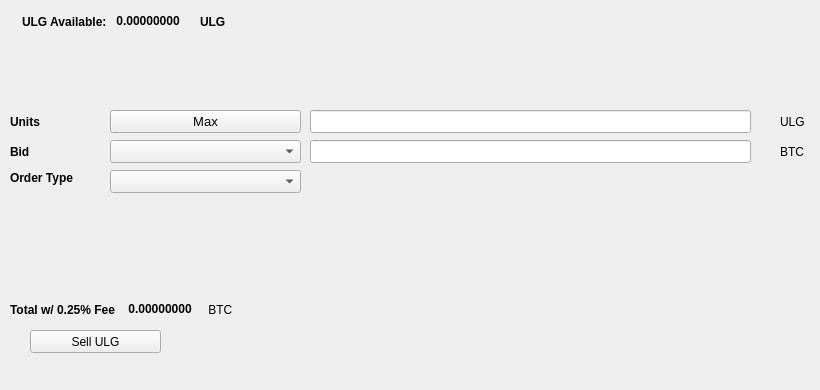
   <widget class="QWidget" name="SellTab">
    <attribute name="title">
     <string>Sell</string>
    </attribute>
    <widget class="QLabel" name="label_16">
     <property name="geometry">
      <rect>
       <x>780</x>
       <y>140</y>
       <width>31</width>
       <height>23</height>
      </rect>
     </property>
     <property name="text">
      <string>BTC</string>
     </property>
    </widget>
    <widget class="QComboBox" name="SellBidcomboBox">
     <property name="geometry">
      <rect>
       <x>110</x>
       <y>140</y>
       <width>191</width>
       <height>23</height>
      </rect>
     </property>
     <property name="font">
      <font>
       <pointsize>10</pointsize>
      </font>
     </property>
    </widget>
    <widget class="QLabel" name="label_18">
     <property name="geometry">
      <rect>
       <x>10</x>
       <y>110</y>
       <width>46</width>
       <height>23</height>
      </rect>
     </property>
     <property name="font">
      <font>
       <weight>75</weight>
       <bold>true</bold>
      </font>
     </property>
     <property name="text">
      <string>Units</string>
     </property>
    </widget>
    <widget class="QPushButton" name="Sell_Max_Amount">
     <property name="geometry">
      <rect>
       <x>110</x>
       <y>110</y>
       <width>191</width>
       <height>23</height>
      </rect>
     </property>
     <property name="font">
      <font>
       <pointsize>10</pointsize>
      </font>
     </property>
     <property name="text">
      <string>Max</string>
     </property>
    </widget>
    <widget class="QLabel" name="label_20">
     <property name="geometry">
      <rect>
       <x>10</x>
       <y>170</y>
       <width>91</width>
       <height>16</height>
      </rect>
     </property>
     <property name="font">
      <font>
       <weight>75</weight>
       <bold>true</bold>
      </font>
     </property>
     <property name="text">
      <string>Order Type</string>
     </property>
    </widget>
    <widget class="QComboBox" name="SellOrdertypeCombo">
     <property name="geometry">
      <rect>
       <x>110</x>
       <y>170</y>
       <width>191</width>
       <height>23</height>
      </rect>
     </property>
     <property name="font">
      <font>
       <pointsize>10</pointsize>
      </font>
     </property>
    </widget>
    <widget class="QLabel" name="label_21">
     <property name="geometry">
      <rect>
       <x>10</x>
       <y>140</y>
       <width>46</width>
       <height>23</height>
      </rect>
     </property>
     <property name="font">
      <font>
       <weight>75</weight>
       <bold>true</bold>
      </font>
     </property>
     <property name="text">
      <string>Bid</string>
     </property>
    </widget>
    <widget class="QLabel" name="label_22">
     <property name="geometry">
      <rect>
       <x>780</x>
       <y>110</y>
       <width>31</width>
       <height>23</height>
      </rect>
     </property>
     <property name="text">
      <string>ULG</string>
     </property>
    </widget>
    <widget class="QLineEdit" name="UnitsInputULG">
     <property name="geometry">
      <rect>
       <x>310</x>
       <y>110</y>
       <width>441</width>
       <height>23</height>
      </rect>
     </property>
     <property name="font">
      <font>
       <pointsize>9</pointsize>
       <weight>75</weight>
       <bold>true</bold>
      </font>
     </property>
    </widget>
    <widget class="QLineEdit" name="SellBidPriceEdit">
     <property name="geometry">
      <rect>
       <x>310</x>
       <y>140</y>
       <width>441</width>
       <height>23</height>
      </rect>
     </property>
     <property name="font">
      <font>
       <pointsize>9</pointsize>
       <weight>75</weight>
       <bold>true</bold>
      </font>
     </property>
    </widget>
    <widget class="QPushButton" name="SellULGBTN">
     <property name="geometry">
      <rect>
       <x>30</x>
       <y>330</y>
       <width>131</width>
       <height>23</height>
      </rect>
     </property>
     <property name="text">
      <string>Sell ULG</string>
     </property>
     <property name="icon">
      <iconset resource="../ultragate">
       <normaloff>:/icons/bitcoin</normaloff>:/icons/bitcoin</iconset>
     </property>
    </widget>
    <widget class="QWidget" name="layoutWidget3">
     <property name="geometry">
      <rect>
       <x>22</x>
       <y>12</y>
       <width>258</width>
       <height>19</height>
      </rect>
     </property>
     <layout class="QHBoxLayout" name="horizontalLayout">
      <item>
       <widget class="QLabel" name="label232_2">
        <property name="font">
         <font>
          <weight>75</weight>
          <bold>true</bold>
         </font>
        </property>
        <property name="text">
         <string>ULG Available:</string>
        </property>
       </widget>
      </item>
      <item>
       <widget class="QLabel" name="ULGAvailableLabel">
        <property name="palette">
         <palette>
          <active>
           <colorrole role="WindowText">
            <brush brushstyle="SolidPattern">
             <color alpha="255">
              <red>0</red>
              <green>0</green>
              <blue>0</blue>
             </color>
            </brush>
           </colorrole>
           <colorrole role="Button">
            <brush brushstyle="SolidPattern">
             <color alpha="255">
              <red>0</red>
              <green>170</green>
              <blue>0</blue>
             </color>
            </brush>
           </colorrole>
           <colorrole role="Light">
            <brush brushstyle="SolidPattern">
             <color alpha="255">
              <red>0</red>
              <green>255</green>
              <blue>0</blue>
             </color>
            </brush>
           </colorrole>
           <colorrole role="Midlight">
            <brush brushstyle="SolidPattern">
             <color alpha="255">
              <red>0</red>
              <green>212</green>
              <blue>0</blue>
             </color>
            </brush>
           </colorrole>
           <colorrole role="Dark">
            <brush brushstyle="SolidPattern">
             <color alpha="255">
              <red>0</red>
              <green>85</green>
              <blue>0</blue>
             </color>
            </brush>
           </colorrole>
           <colorrole role="Mid">
            <brush brushstyle="SolidPattern">
             <color alpha="255">
              <red>0</red>
              <green>113</green>
              <blue>0</blue>
             </color>
            </brush>
           </colorrole>
           <colorrole role="Text">
            <brush brushstyle="SolidPattern">
             <color alpha="255">
              <red>0</red>
              <green>170</green>
              <blue>0</blue>
             </color>
            </brush>
           </colorrole>
           <colorrole role="BrightText">
            <brush brushstyle="SolidPattern">
             <color alpha="255">
              <red>255</red>
              <green>255</green>
              <blue>255</blue>
             </color>
            </brush>
           </colorrole>
           <colorrole role="ButtonText">
            <brush brushstyle="SolidPattern">
             <color alpha="255">
              <red>0</red>
              <green>0</green>
              <blue>0</blue>
             </color>
            </brush>
           </colorrole>
           <colorrole role="Base">
            <brush brushstyle="SolidPattern">
             <color alpha="255">
              <red>255</red>
              <green>255</green>
              <blue>255</blue>
             </color>
            </brush>
           </colorrole>
           <colorrole role="Window">
            <brush brushstyle="SolidPattern">
             <color alpha="255">
              <red>0</red>
              <green>170</green>
              <blue>0</blue>
             </color>
            </brush>
           </colorrole>
           <colorrole role="Shadow">
            <brush brushstyle="SolidPattern">
             <color alpha="255">
              <red>0</red>
              <green>0</green>
              <blue>0</blue>
             </color>
            </brush>
           </colorrole>
           <colorrole role="AlternateBase">
            <brush brushstyle="SolidPattern">
             <color alpha="255">
              <red>127</red>
              <green>212</green>
              <blue>127</blue>
             </color>
            </brush>
           </colorrole>
           <colorrole role="ToolTipBase">
            <brush brushstyle="SolidPattern">
             <color alpha="255">
              <red>255</red>
              <green>255</green>
              <blue>220</blue>
             </color>
            </brush>
           </colorrole>
           <colorrole role="ToolTipText">
            <brush brushstyle="SolidPattern">
             <color alpha="255">
              <red>0</red>
              <green>0</green>
              <blue>0</blue>
             </color>
            </brush>
           </colorrole>
          </active>
          <inactive>
           <colorrole role="WindowText">
            <brush brushstyle="SolidPattern">
             <color alpha="255">
              <red>0</red>
              <green>0</green>
              <blue>0</blue>
             </color>
            </brush>
           </colorrole>
           <colorrole role="Button">
            <brush brushstyle="SolidPattern">
             <color alpha="255">
              <red>0</red>
              <green>170</green>
              <blue>0</blue>
             </color>
            </brush>
           </colorrole>
           <colorrole role="Light">
            <brush brushstyle="SolidPattern">
             <color alpha="255">
              <red>0</red>
              <green>255</green>
              <blue>0</blue>
             </color>
            </brush>
           </colorrole>
           <colorrole role="Midlight">
            <brush brushstyle="SolidPattern">
             <color alpha="255">
              <red>0</red>
              <green>212</green>
              <blue>0</blue>
             </color>
            </brush>
           </colorrole>
           <colorrole role="Dark">
            <brush brushstyle="SolidPattern">
             <color alpha="255">
              <red>0</red>
              <green>85</green>
              <blue>0</blue>
             </color>
            </brush>
           </colorrole>
           <colorrole role="Mid">
            <brush brushstyle="SolidPattern">
             <color alpha="255">
              <red>0</red>
              <green>113</green>
              <blue>0</blue>
             </color>
            </brush>
           </colorrole>
           <colorrole role="Text">
            <brush brushstyle="SolidPattern">
             <color alpha="255">
              <red>0</red>
              <green>170</green>
              <blue>0</blue>
             </color>
            </brush>
           </colorrole>
           <colorrole role="BrightText">
            <brush brushstyle="SolidPattern">
             <color alpha="255">
              <red>255</red>
              <green>255</green>
              <blue>255</blue>
             </color>
            </brush>
           </colorrole>
           <colorrole role="ButtonText">
            <brush brushstyle="SolidPattern">
             <color alpha="255">
              <red>0</red>
              <green>0</green>
              <blue>0</blue>
             </color>
            </brush>
           </colorrole>
           <colorrole role="Base">
            <brush brushstyle="SolidPattern">
             <color alpha="255">
              <red>255</red>
              <green>255</green>
              <blue>255</blue>
             </color>
            </brush>
           </colorrole>
           <colorrole role="Window">
            <brush brushstyle="SolidPattern">
             <color alpha="255">
              <red>0</red>
              <green>170</green>
              <blue>0</blue>
             </color>
            </brush>
           </colorrole>
           <colorrole role="Shadow">
            <brush brushstyle="SolidPattern">
             <color alpha="255">
              <red>0</red>
              <green>0</green>
              <blue>0</blue>
             </color>
            </brush>
           </colorrole>
           <colorrole role="AlternateBase">
            <brush brushstyle="SolidPattern">
             <color alpha="255">
              <red>127</red>
              <green>212</green>
              <blue>127</blue>
             </color>
            </brush>
           </colorrole>
           <colorrole role="ToolTipBase">
            <brush brushstyle="SolidPattern">
             <color alpha="255">
              <red>255</red>
              <green>255</green>
              <blue>220</blue>
             </color>
            </brush>
           </colorrole>
           <colorrole role="ToolTipText">
            <brush brushstyle="SolidPattern">
             <color alpha="255">
              <red>0</red>
              <green>0</green>
              <blue>0</blue>
             </color>
            </brush>
           </colorrole>
          </inactive>
          <disabled>
           <colorrole role="WindowText">
            <brush brushstyle="SolidPattern">
             <color alpha="255">
              <red>0</red>
              <green>85</green>
              <blue>0</blue>
             </color>
            </brush>
           </colorrole>
           <colorrole role="Button">
            <brush brushstyle="SolidPattern">
             <color alpha="255">
              <red>0</red>
              <green>170</green>
              <blue>0</blue>
             </color>
            </brush>
           </colorrole>
           <colorrole role="Light">
            <brush brushstyle="SolidPattern">
             <color alpha="255">
              <red>0</red>
              <green>255</green>
              <blue>0</blue>
             </color>
            </brush>
           </colorrole>
           <colorrole role="Midlight">
            <brush brushstyle="SolidPattern">
             <color alpha="255">
              <red>0</red>
              <green>212</green>
              <blue>0</blue>
             </color>
            </brush>
           </colorrole>
           <colorrole role="Dark">
            <brush brushstyle="SolidPattern">
             <color alpha="255">
              <red>0</red>
              <green>85</green>
              <blue>0</blue>
             </color>
            </brush>
           </colorrole>
           <colorrole role="Mid">
            <brush brushstyle="SolidPattern">
             <color alpha="255">
              <red>0</red>
              <green>113</green>
              <blue>0</blue>
             </color>
            </brush>
           </colorrole>
           <colorrole role="Text">
            <brush brushstyle="SolidPattern">
             <color alpha="255">
              <red>0</red>
              <green>85</green>
              <blue>0</blue>
             </color>
            </brush>
           </colorrole>
           <colorrole role="BrightText">
            <brush brushstyle="SolidPattern">
             <color alpha="255">
              <red>255</red>
              <green>255</green>
              <blue>255</blue>
             </color>
            </brush>
           </colorrole>
           <colorrole role="ButtonText">
            <brush brushstyle="SolidPattern">
             <color alpha="255">
              <red>0</red>
              <green>85</green>
              <blue>0</blue>
             </color>
            </brush>
           </colorrole>
           <colorrole role="Base">
            <brush brushstyle="SolidPattern">
             <color alpha="255">
              <red>0</red>
              <green>170</green>
              <blue>0</blue>
             </color>
            </brush>
           </colorrole>
           <colorrole role="Window">
            <brush brushstyle="SolidPattern">
             <color alpha="255">
              <red>0</red>
              <green>170</green>
              <blue>0</blue>
             </color>
            </brush>
           </colorrole>
           <colorrole role="Shadow">
            <brush brushstyle="SolidPattern">
             <color alpha="255">
              <red>0</red>
              <green>0</green>
              <blue>0</blue>
             </color>
            </brush>
           </colorrole>
           <colorrole role="AlternateBase">
            <brush brushstyle="SolidPattern">
             <color alpha="255">
              <red>0</red>
              <green>170</green>
              <blue>0</blue>
             </color>
            </brush>
           </colorrole>
           <colorrole role="ToolTipBase">
            <brush brushstyle="SolidPattern">
             <color alpha="255">
              <red>255</red>
              <green>255</green>
              <blue>220</blue>
             </color>
            </brush>
           </colorrole>
           <colorrole role="ToolTipText">
            <brush brushstyle="SolidPattern">
             <color alpha="255">
              <red>0</red>
              <green>0</green>
              <blue>0</blue>
             </color>
            </brush>
           </colorrole>
          </disabled>
         </palette>
        </property>
        <property name="font">
         <font>
          <weight>75</weight>
          <bold>true</bold>
         </font>
        </property>
        <property name="text">
         <string> 0.00000000 </string>
        </property>
        <property name="textInteractionFlags">
         <set>Qt::LinksAccessibleByMouse|Qt::TextSelectableByKeyboard|Qt::TextSelectableByMouse</set>
        </property>
       </widget>
      </item>
      <item>
       <widget class="QLabel" name="labelULG">
        <property name="font">
         <font>
          <weight>75</weight>
          <bold>true</bold>
         </font>
        </property>
        <property name="text">
         <string>ULG</string>
        </property>
       </widget>
      </item>
     </layout>
    </widget>
    <widget class="QWidget" name="layoutWidget">
     <property name="geometry">
      <rect>
       <x>10</x>
       <y>300</y>
       <width>268</width>
       <height>19</height>
      </rect>
     </property>
     <layout class="QHBoxLayout" name="horizontalLayout_2">
      <item>
       <widget class="QLabel" name="label_19">
        <property name="font">
         <font>
          <weight>75</weight>
          <bold>true</bold>
         </font>
        </property>
        <property name="text">
         <string>Total w/ 0.25% Fee </string>
        </property>
       </widget>
      </item>
      <item>
       <widget class="QLabel" name="SellCostLabel">
        <property name="palette">
         <palette>
          <active>
           <colorrole role="WindowText">
            <brush brushstyle="SolidPattern">
             <color alpha="255">
              <red>0</red>
              <green>0</green>
              <blue>0</blue>
             </color>
            </brush>
           </colorrole>
           <colorrole role="Button">
            <brush brushstyle="SolidPattern">
             <color alpha="255">
              <red>0</red>
              <green>170</green>
              <blue>0</blue>
             </color>
            </brush>
           </colorrole>
           <colorrole role="Light">
            <brush brushstyle="SolidPattern">
             <color alpha="255">
              <red>0</red>
              <green>255</green>
              <blue>0</blue>
             </color>
            </brush>
           </colorrole>
           <colorrole role="Midlight">
            <brush brushstyle="SolidPattern">
             <color alpha="255">
              <red>0</red>
              <green>212</green>
              <blue>0</blue>
             </color>
            </brush>
           </colorrole>
           <colorrole role="Dark">
            <brush brushstyle="SolidPattern">
             <color alpha="255">
              <red>0</red>
              <green>85</green>
              <blue>0</blue>
             </color>
            </brush>
           </colorrole>
           <colorrole role="Mid">
            <brush brushstyle="SolidPattern">
             <color alpha="255">
              <red>0</red>
              <green>113</green>
              <blue>0</blue>
             </color>
            </brush>
           </colorrole>
           <colorrole role="Text">
            <brush brushstyle="SolidPattern">
             <color alpha="255">
              <red>0</red>
              <green>170</green>
              <blue>0</blue>
             </color>
            </brush>
           </colorrole>
           <colorrole role="BrightText">
            <brush brushstyle="SolidPattern">
             <color alpha="255">
              <red>255</red>
              <green>255</green>
              <blue>255</blue>
             </color>
            </brush>
           </colorrole>
           <colorrole role="ButtonText">
            <brush brushstyle="SolidPattern">
             <color alpha="255">
              <red>0</red>
              <green>0</green>
              <blue>0</blue>
             </color>
            </brush>
           </colorrole>
           <colorrole role="Base">
            <brush brushstyle="SolidPattern">
             <color alpha="255">
              <red>255</red>
              <green>255</green>
              <blue>255</blue>
             </color>
            </brush>
           </colorrole>
           <colorrole role="Window">
            <brush brushstyle="SolidPattern">
             <color alpha="255">
              <red>0</red>
              <green>170</green>
              <blue>0</blue>
             </color>
            </brush>
           </colorrole>
           <colorrole role="Shadow">
            <brush brushstyle="SolidPattern">
             <color alpha="255">
              <red>0</red>
              <green>0</green>
              <blue>0</blue>
             </color>
            </brush>
           </colorrole>
           <colorrole role="AlternateBase">
            <brush brushstyle="SolidPattern">
             <color alpha="255">
              <red>127</red>
              <green>212</green>
              <blue>127</blue>
             </color>
            </brush>
           </colorrole>
           <colorrole role="ToolTipBase">
            <brush brushstyle="SolidPattern">
             <color alpha="255">
              <red>255</red>
              <green>255</green>
              <blue>220</blue>
             </color>
            </brush>
           </colorrole>
           <colorrole role="ToolTipText">
            <brush brushstyle="SolidPattern">
             <color alpha="255">
              <red>0</red>
              <green>0</green>
              <blue>0</blue>
             </color>
            </brush>
           </colorrole>
          </active>
          <inactive>
           <colorrole role="WindowText">
            <brush brushstyle="SolidPattern">
             <color alpha="255">
              <red>0</red>
              <green>0</green>
              <blue>0</blue>
             </color>
            </brush>
           </colorrole>
           <colorrole role="Button">
            <brush brushstyle="SolidPattern">
             <color alpha="255">
              <red>0</red>
              <green>170</green>
              <blue>0</blue>
             </color>
            </brush>
           </colorrole>
           <colorrole role="Light">
            <brush brushstyle="SolidPattern">
             <color alpha="255">
              <red>0</red>
              <green>255</green>
              <blue>0</blue>
             </color>
            </brush>
           </colorrole>
           <colorrole role="Midlight">
            <brush brushstyle="SolidPattern">
             <color alpha="255">
              <red>0</red>
              <green>212</green>
              <blue>0</blue>
             </color>
            </brush>
           </colorrole>
           <colorrole role="Dark">
            <brush brushstyle="SolidPattern">
             <color alpha="255">
              <red>0</red>
              <green>85</green>
              <blue>0</blue>
             </color>
            </brush>
           </colorrole>
           <colorrole role="Mid">
            <brush brushstyle="SolidPattern">
             <color alpha="255">
              <red>0</red>
              <green>113</green>
              <blue>0</blue>
             </color>
            </brush>
           </colorrole>
           <colorrole role="Text">
            <brush brushstyle="SolidPattern">
             <color alpha="255">
              <red>0</red>
              <green>170</green>
              <blue>0</blue>
             </color>
            </brush>
           </colorrole>
           <colorrole role="BrightText">
            <brush brushstyle="SolidPattern">
             <color alpha="255">
              <red>255</red>
              <green>255</green>
              <blue>255</blue>
             </color>
            </brush>
           </colorrole>
           <colorrole role="ButtonText">
            <brush brushstyle="SolidPattern">
             <color alpha="255">
              <red>0</red>
              <green>0</green>
              <blue>0</blue>
             </color>
            </brush>
           </colorrole>
           <colorrole role="Base">
            <brush brushstyle="SolidPattern">
             <color alpha="255">
              <red>255</red>
              <green>255</green>
              <blue>255</blue>
             </color>
            </brush>
           </colorrole>
           <colorrole role="Window">
            <brush brushstyle="SolidPattern">
             <color alpha="255">
              <red>0</red>
              <green>170</green>
              <blue>0</blue>
             </color>
            </brush>
           </colorrole>
           <colorrole role="Shadow">
            <brush brushstyle="SolidPattern">
             <color alpha="255">
              <red>0</red>
              <green>0</green>
              <blue>0</blue>
             </color>
            </brush>
           </colorrole>
           <colorrole role="AlternateBase">
            <brush brushstyle="SolidPattern">
             <color alpha="255">
              <red>127</red>
              <green>212</green>
              <blue>127</blue>
             </color>
            </brush>
           </colorrole>
           <colorrole role="ToolTipBase">
            <brush brushstyle="SolidPattern">
             <color alpha="255">
              <red>255</red>
              <green>255</green>
              <blue>220</blue>
             </color>
            </brush>
           </colorrole>
           <colorrole role="ToolTipText">
            <brush brushstyle="SolidPattern">
             <color alpha="255">
              <red>0</red>
              <green>0</green>
              <blue>0</blue>
             </color>
            </brush>
           </colorrole>
          </inactive>
          <disabled>
           <colorrole role="WindowText">
            <brush brushstyle="SolidPattern">
             <color alpha="255">
              <red>0</red>
              <green>85</green>
              <blue>0</blue>
             </color>
            </brush>
           </colorrole>
           <colorrole role="Button">
            <brush brushstyle="SolidPattern">
             <color alpha="255">
              <red>0</red>
              <green>170</green>
              <blue>0</blue>
             </color>
            </brush>
           </colorrole>
           <colorrole role="Light">
            <brush brushstyle="SolidPattern">
             <color alpha="255">
              <red>0</red>
              <green>255</green>
              <blue>0</blue>
             </color>
            </brush>
           </colorrole>
           <colorrole role="Midlight">
            <brush brushstyle="SolidPattern">
             <color alpha="255">
              <red>0</red>
              <green>212</green>
              <blue>0</blue>
             </color>
            </brush>
           </colorrole>
           <colorrole role="Dark">
            <brush brushstyle="SolidPattern">
             <color alpha="255">
              <red>0</red>
              <green>85</green>
              <blue>0</blue>
             </color>
            </brush>
           </colorrole>
           <colorrole role="Mid">
            <brush brushstyle="SolidPattern">
             <color alpha="255">
              <red>0</red>
              <green>113</green>
              <blue>0</blue>
             </color>
            </brush>
           </colorrole>
           <colorrole role="Text">
            <brush brushstyle="SolidPattern">
             <color alpha="255">
              <red>0</red>
              <green>85</green>
              <blue>0</blue>
             </color>
            </brush>
           </colorrole>
           <colorrole role="BrightText">
            <brush brushstyle="SolidPattern">
             <color alpha="255">
              <red>255</red>
              <green>255</green>
              <blue>255</blue>
             </color>
            </brush>
           </colorrole>
           <colorrole role="ButtonText">
            <brush brushstyle="SolidPattern">
             <color alpha="255">
              <red>0</red>
              <green>85</green>
              <blue>0</blue>
             </color>
            </brush>
           </colorrole>
           <colorrole role="Base">
            <brush brushstyle="SolidPattern">
             <color alpha="255">
              <red>0</red>
              <green>170</green>
              <blue>0</blue>
             </color>
            </brush>
           </colorrole>
           <colorrole role="Window">
            <brush brushstyle="SolidPattern">
             <color alpha="255">
              <red>0</red>
              <green>170</green>
              <blue>0</blue>
             </color>
            </brush>
           </colorrole>
           <colorrole role="Shadow">
            <brush brushstyle="SolidPattern">
             <color alpha="255">
              <red>0</red>
              <green>0</green>
              <blue>0</blue>
             </color>
            </brush>
           </colorrole>
           <colorrole role="AlternateBase">
            <brush brushstyle="SolidPattern">
             <color alpha="255">
              <red>0</red>
              <green>170</green>
              <blue>0</blue>
             </color>
            </brush>
           </colorrole>
           <colorrole role="ToolTipBase">
            <brush brushstyle="SolidPattern">
             <color alpha="255">
              <red>255</red>
              <green>255</green>
              <blue>220</blue>
             </color>
            </brush>
           </colorrole>
           <colorrole role="ToolTipText">
            <brush brushstyle="SolidPattern">
             <color alpha="255">
              <red>0</red>
              <green>0</green>
              <blue>0</blue>
             </color>
            </brush>
           </colorrole>
          </disabled>
         </palette>
        </property>
        <property name="font">
         <font>
          <weight>75</weight>
          <bold>true</bold>
         </font>
        </property>
        <property name="autoFillBackground">
         <bool>false</bool>
        </property>
        <property name="text">
         <string> 0.00000000</string>
        </property>
        <property name="textInteractionFlags">
         <set>Qt::LinksAccessibleByMouse|Qt::TextSelectableByMouse</set>
        </property>
       </widget>
      </item>
      <item>
       <widget class="QLabel" name="label_17">
        <property name="font">
         <font>
          <weight>50</weight>
          <bold>false</bold>
         </font>
        </property>
        <property name="text">
         <string> BTC</string>
        </property>
       </widget>
      </item>
     </layout>
    </widget>
    <widget class="QLabel" name="label_23">
     <property name="geometry">
      <rect>
       <x>460</x>
       <y>300</y>
       <width>281</width>
       <height>81</height>
      </rect>
     </property>
     <property name="text">
      <string/>
     </property>
     <property name="pixmap">
      <pixmap>:/images/bittrex</pixmap>
     </property>
    </widget>
   </widget>
